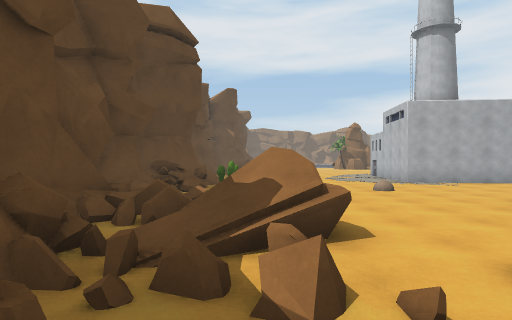
[1] (above)

24 first-person views from a walk through a scene from a Unity 3-D project. The camera is 1.5 m above the floor, looks level and sees 75° across. The floor is counted in squares, 2 m on a side. Each view is taken from the middle of a square. On the plan, view 1 faces up. The plan holds only what a view shows up to about 11 squares ahead; the rest is blank. The place goes on beyond the plan.

[2]
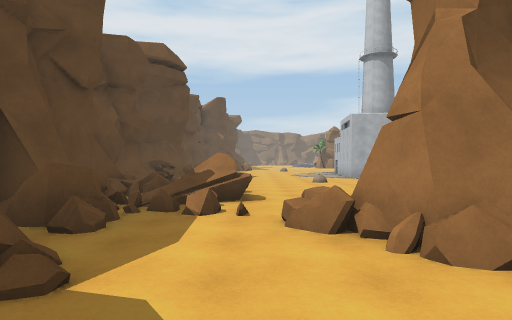

[3]
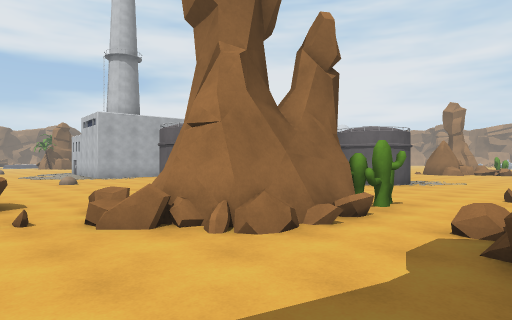

[4]
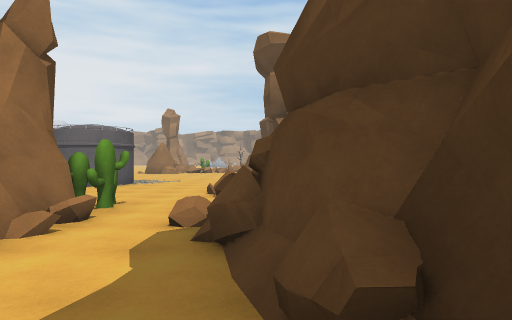

[5]
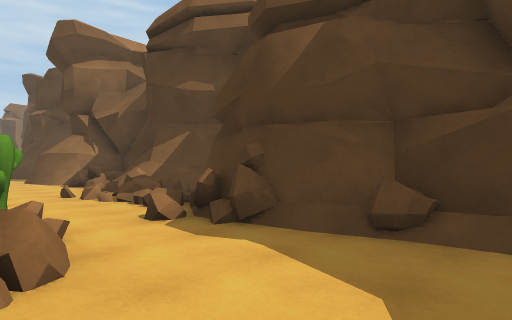

[6]
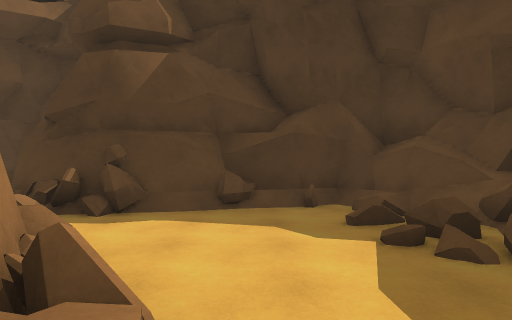

[7]
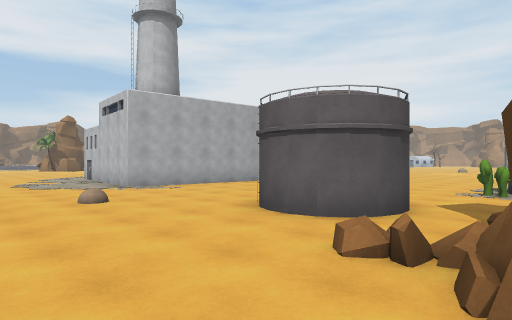

[8]
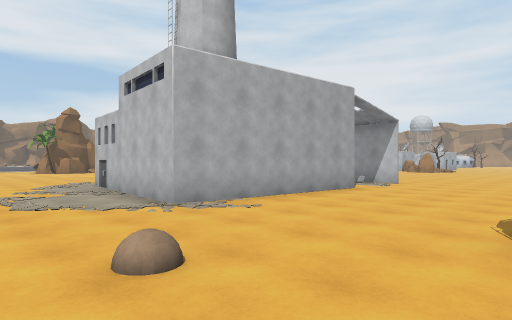

[9]
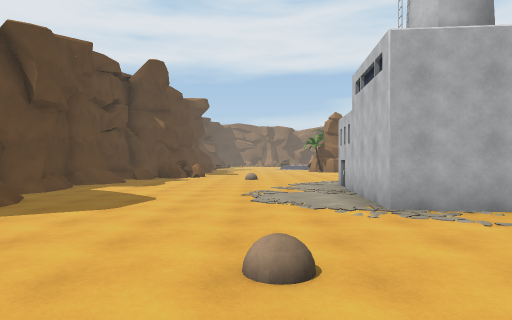

[10]
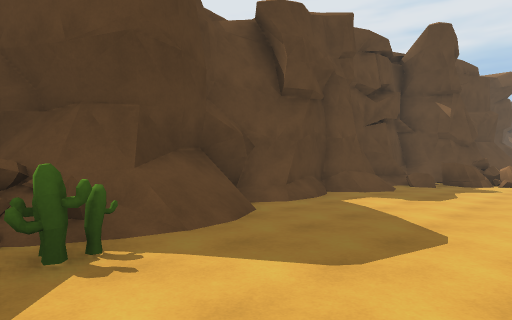

[11]
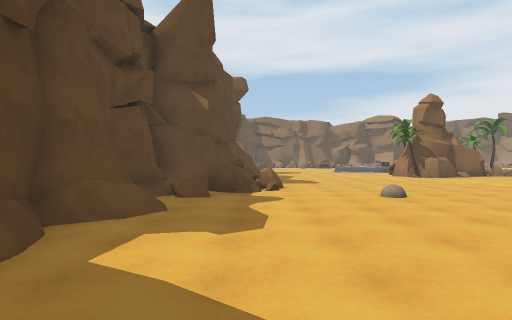

[12]
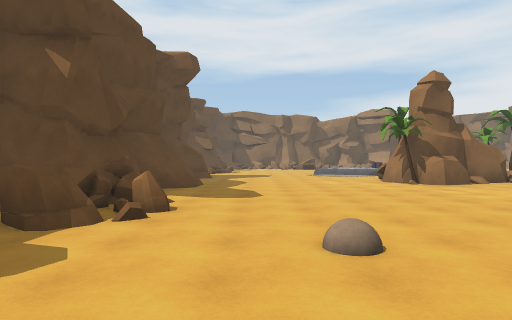

[13]
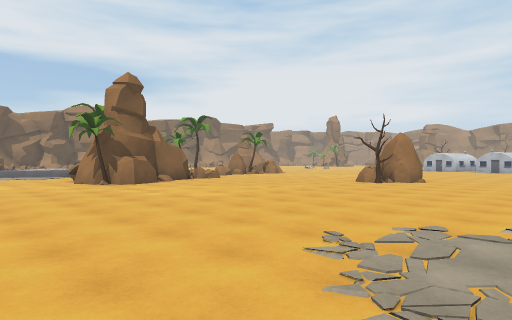

[14]
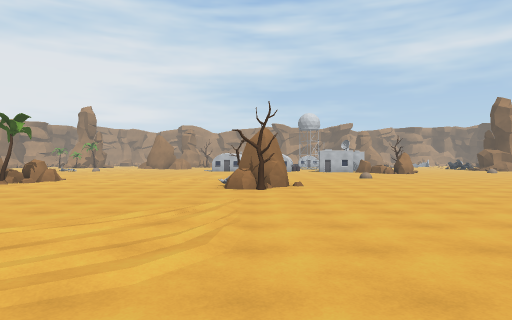

[15]
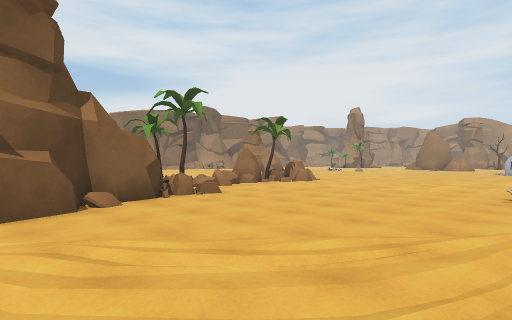

[16]
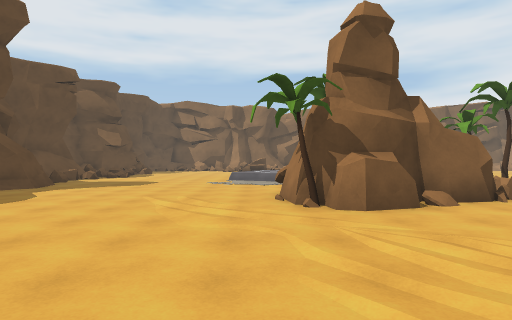

[17]
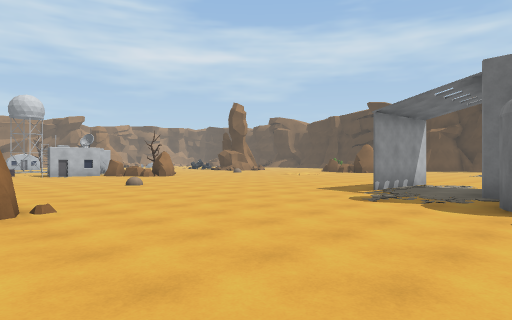

[18]
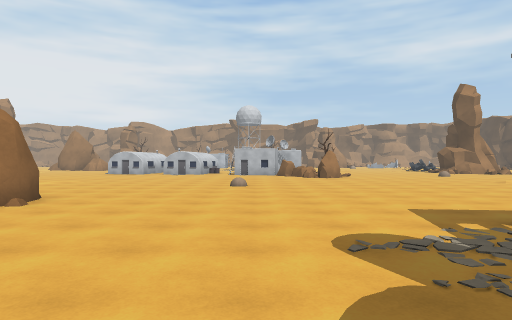

[19]
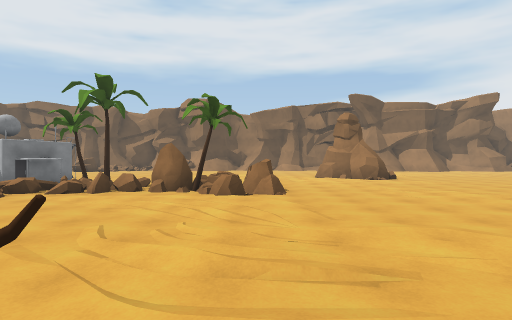

[20]
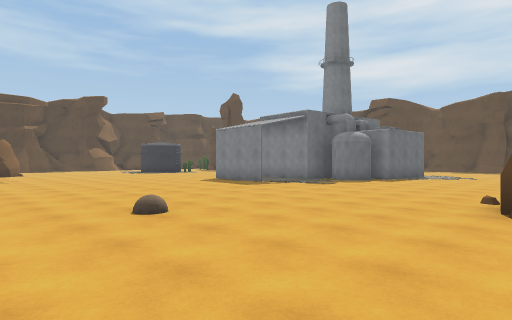

[21]
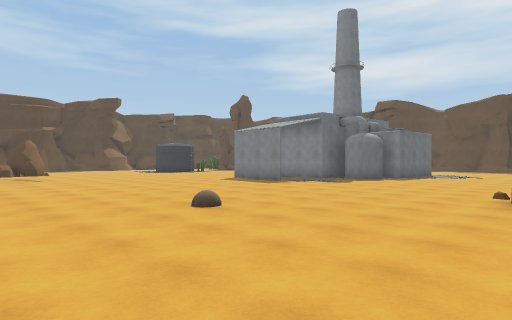

[22]
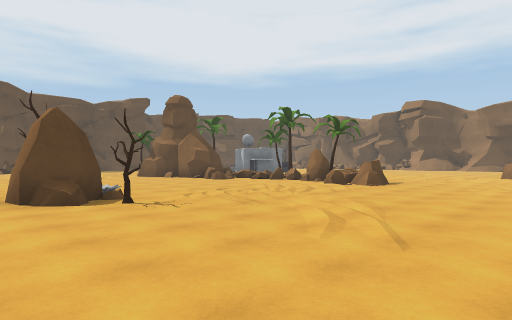

[23]
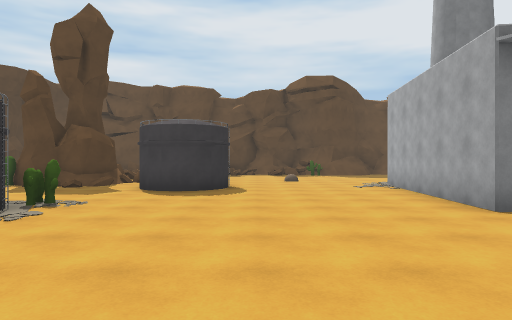

[24]
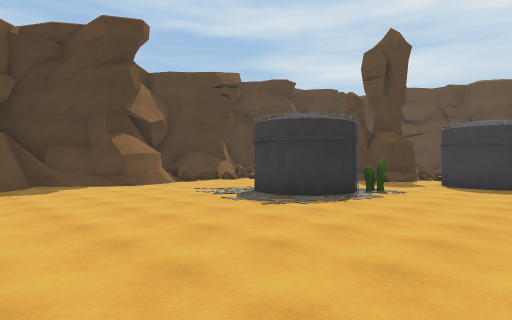

### Floor plan
Key: @ floor where view 1 was taken; # wall or solid block; x gap in a wall; . main floor; : floor 0.25 m higher than the main floor; / step, stairs or slope; = window, fence, low wall or low ledge; ^ raised ledge; C cactus; T tree; R rock; B building.
Columns run from 4 left of view 1 to 22 right of it. Each row starts with its distance up from view 1.
 32    =.......   BB      .....
 31    ##.......  BB      .....
 30    ##.......T #BTT=R  .....
 29     .......    #==#RTR.....
 28      ......#  ##....R..../.
 27      ......####R...........
 26     #......T#.............
 25    ##.....................
 24    #......................
 23    #/......................
 22  ^^#=...............T......
 21  #/##.............TRR......
 20  ^/^=..............R......
 19  #/=...:...................
 18  #/........................
 17  ##........................
 16  #........#  .............
 15  ##.......#  #............
 14  #=......##   ............
 13  #/......#    #..#........
 12  #//.....#    #..#........
 11  =#/.....######..#........
 10 ##=C..............   ....
  9  #=................   ...
  8  #=. ...............   ..
  7  ##  ............... .
  6  #=  ....##..........
  5  ##= ....##...........
  4  ##=#=....#...........
  3  ###//..#....C## .....
  2  ###=.=### ...###....
  1   #^..#### ...##.....
  0    =@.#### ..........
 -1    =.....C...........
 -2   =#....=............
 -3  ##=../###x==.=###..#
 -4  #########:##########
 -5          #######  ##
 -6           ##

Where each view was taken, in squares from view 1:
view 1: 0 up, 0 right, facing up
view 2: 3 down, 1 right, facing up
view 3: 3 down, 0 right, facing up-right
view 4: 3 down, 0 right, facing right
view 5: 0 up, 0 right, facing down-right
view 6: 2 up, 1 right, facing down
view 7: 2 up, 1 right, facing up-right
view 8: 6 up, 2 right, facing up-right
view 9: 6 up, 3 right, facing up
view 10: 9 up, 2 right, facing up-left
view 11: 12 up, 0 right, facing up
view 12: 16 up, 2 right, facing up
view 13: 16 up, 3 right, facing up-right
view 14: 21 up, 5 right, facing right
view 15: 21 up, 7 right, facing up-right
view 16: 21 up, 6 right, facing up
view 17: 21 up, 9 right, facing down-right
view 18: 16 up, 9 right, facing right
view 19: 21 up, 17 right, facing up
view 20: 21 up, 21 right, facing down-left
view 21: 21 up, 22 right, facing down-left
view 22: 19 up, 22 right, facing up-left
view 23: 7 up, 15 right, facing left
view 24: 7 up, 17 right, facing down-left
